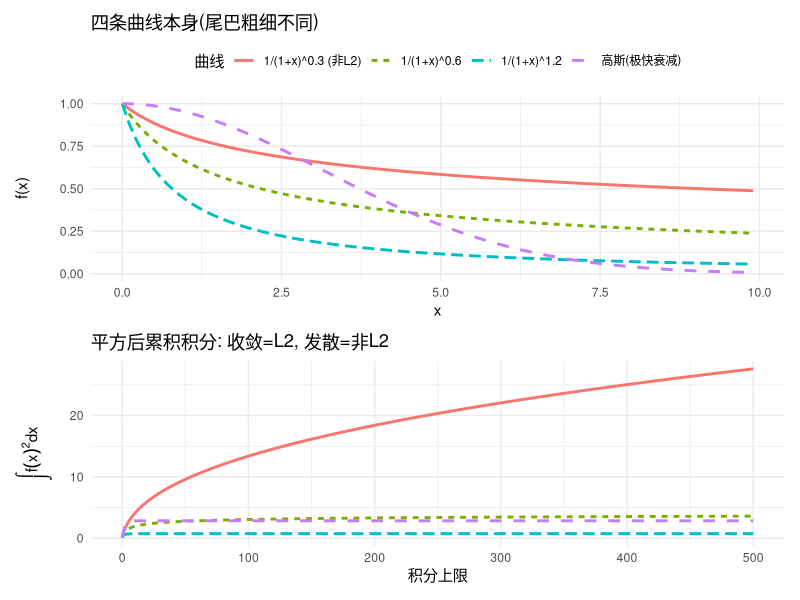
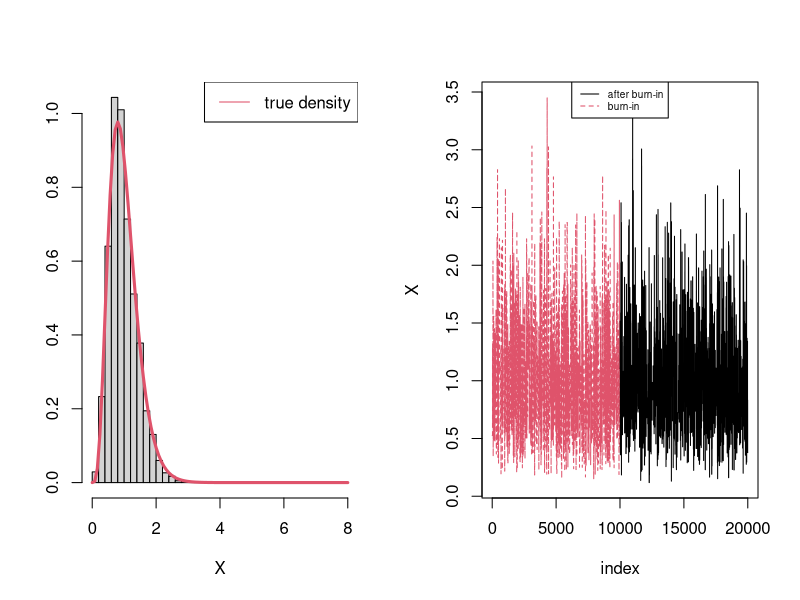

These figures' R source, in order:
## ---- chunk 1
#| label: fig-l2-space
#| fig-cap: "四条不同衰减速度的曲线,平方后累积积分的收敛(L2)与发散(非L2)对比"
#| fig-alt: "上图展示四条不同衰减速度的函数曲线,下图展示这四条曲线平方后的累积积分,其中衰减快的三条曲线积分收敛趋于平稳,衰减最慢的一条持续增长不收敛"
#| fig-width: 8
#| fig-height: 7

library(ggplot2)
library(patchwork)

x <- seq(0, 500, length.out = 5000)
dx <- diff(x)[1]

f_gauss <- exp(-x^2/20)
f_fast  <- 1/(1+x)^1.2
f_slow  <- 1/(1+x)^0.6
f_notL2 <- 1/(1+x)^0.3

df_curves <- data.frame(
  x = rep(x[x <= 10], 4),
  y = c(f_gauss[x <= 10], f_fast[x <= 10], f_slow[x <= 10], f_notL2[x <= 10]),
  曲线 = rep(c("高斯(极快衰减)", "1/(1+x)^1.2", "1/(1+x)^0.6", "1/(1+x)^0.3 (非L2)"),
             each = sum(x <= 10))
)

df_cumsum <- data.frame(
  x = rep(x, 4),
  cum_integral = c(cumsum(f_gauss^2)*dx, cumsum(f_fast^2)*dx,
                   cumsum(f_slow^2)*dx, cumsum(f_notL2^2)*dx),
  曲线 = rep(c("高斯(极快衰减)", "1/(1+x)^1.2", "1/(1+x)^0.6", "1/(1+x)^0.3 (非L2)"),
             each = length(x))
)

p1 <- ggplot(df_curves, aes(x = x, y = y, color = 曲线, linetype = 曲线)) +
  geom_line(linewidth = 1) +
  labs(title = "四条曲线本身(尾巴粗细不同)", x = "x", y = "f(x)") +
  theme_minimal(base_size = 11) + theme(legend.position = "top")

p2 <- ggplot(df_cumsum, aes(x = x, y = cum_integral, color = 曲线, linetype = 曲线)) +
  geom_line(linewidth = 1) +
  labs(title = "平方后累积积分: 收敛=L2, 发散=非L2",
       x = "积分上限", y = expression(integral(f(x)^2*dx))) +
  theme_minimal(base_size = 11) + theme(legend.position = "none")

p1 / p2
## ---- chunk 2
#| label: metropolis-sampling
#| message: false
#| warning: false

# Metropolis算法核心循环:从Gamma(shape=5, rate=5)分布中抽样
# 注意: dgamma(x,5,5)第二个5被R当成rate(速率)不是scale(尺度)!
# 若要严格对应书中"形状a=5,尺度s=5"的定义,应写成 dgamma(x, shape=5, scale=5)

M = 20000; k = floor(M/2)  # M=总抽样次数; k=热身(burn-in)阶段长度,取前一半
X = NULL                    # 存放每一步接受的样本
x = 1                       # 初始状态 x^(0)
set.seed(1010)

for (i in 1:M) {
  u = rnorm(1, 0, 4)                       # 从建议分布 q(x|x^(t-1))=N(0,4) 抽候选值
  alpha = dgamma(u,5,5) / dgamma(x,5,5)    # 计算接受概率 alpha = p(x*)/p(x^(t-1))
  if (runif(1) < min(alpha, 1)) x = u      # 以概率min(1,alpha)接受候选值,否则保留原值
  X[i] = x                                  # 记录这一步的状态(不管接受与否都要记录)
}
## ---- chunk 3
#| label: fig-metropolis-gamma
#| fig-cap: "例7.1的Metropolis抽样: 左图为样本直方图与真实密度对比, 右图为马尔可夫链轨迹(虚线为热身阶段)"
#| fig-alt: "左图是抽样结果的直方图叠加真实Gamma分布密度曲线,两者应高度吻合;右图是马尔可夫链随迭代次数变化的轨迹图,前半段虚线表示热身阶段,后半段实线表示热身后用于统计的阶段"
#| fig-width: 9
#| fig-height: 4.5
#| message: false
#| warning: false

layout(t(1:2))

# 左图: 抽样直方图 vs 真实密度曲线(丢弃前k个热身样本)
hist(X[-(1:k)], 20, prob = TRUE, xlim = c(0,8),
     xlab = 'X', ylab = '', main = "")
curve(dgamma(x,5,5), from = 0, to = 8, add = TRUE, col = 2, lwd = 3)
legend('topright', c('true density'), col = 2, lty = 1)

# 右图: 马尔可夫链轨迹, 区分热身期(虚线)和正式采样期(实线)
plot(1:k, X[1:k], type = 'l', col = 2, lty = 2,
     ylab = 'X', xlab = "index", xlim = c(1,M), ylim = range(X))
lines((k+1):M, X[(k+1):M])
legend('top', c('after burn-in','burn-in'), lty = 1:2, col = 1:2, cex = .6)
